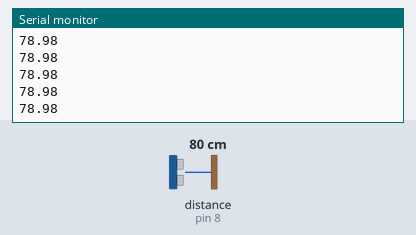
Recording of a sketch running on a simulated Arduino Uno, built with avr-gcc and run on an emulated ATmega328P. Parts: the last lines printed to the serial monitor. Wiring (inferred from the names in the program): ultrasonic range finder: trigger pin 9; echo pin 8. Inputs (shaded band) come from the test bench; at power-on: distance to the obstacle (sensor on pin 8) 80 cm. The echo pulse lasts 58.3 µs per cm.

Above: at 1.2 s.
1.3 s: distance to the obstacle (sensor on pin 8) set to 2 cm
At 2.3 s:
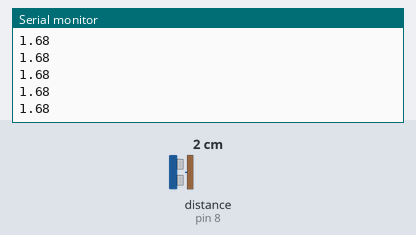
2.8 s: distance to the obstacle (sensor on pin 8) set to 4 cm
At 3.5 s:
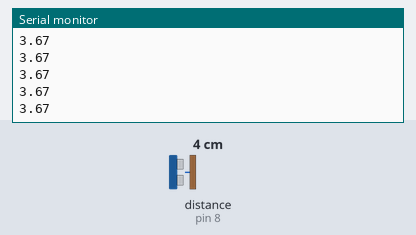
Timing chart, 0 to 5.8 s (numbered marks = the images above; inputs shaded):
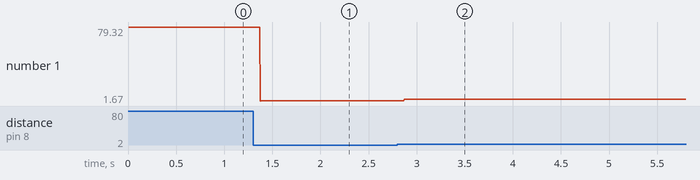

The sketch:

hcr.ino
```cpp
const int trig=9;
const int echo=8;
int lecture_echo=0;
void setup() {
  pinMode(trig,OUTPUT);
  pinMode(echo,INPUT);
  Serial.begin(9600);

}

void loop() {
  digitalWrite(trig,HIGH); //génération de l'impulsion Trig
  delayMicroseconds(10);
  digitalWrite(trig,LOW);
  lecture_echo=pulseIn(echo,HIGH);
  Serial.println(lecture_echo*0.017);

}
```

Measured:
- after the input at 1.3 s, the serial monitor: prints a new line after 0.07 s (image 1)
- after the input at 2.8 s, the serial monitor: prints a new line after 0.07 s (image 2)
- plotted number 1: 78.98 → 1.68 after the input at 1.3 s, 1.68 → 3.6 after the input at 2.8 s
